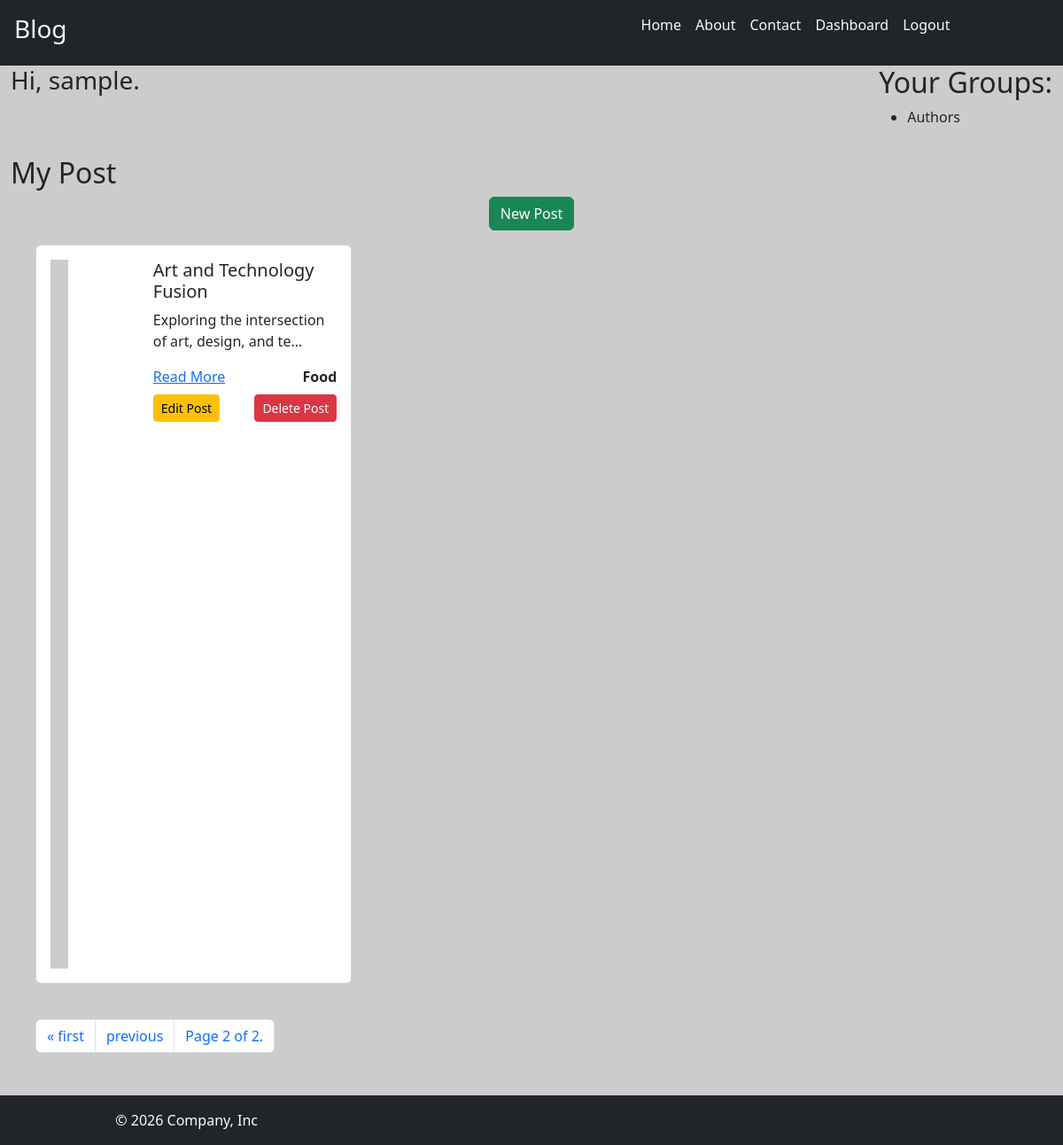
The app's page /dashboard/?page=2 (signed in) with its own data.
### blog/models.py (models this page shows, shortened)
class Post(models.Model):
    title = models.CharField(max_length = 100)
    content = models.TextField()
    img_url = models.ImageField(null = True, upload_to = "posts/images")
    created_at = models.DateTimeField(auto_now_add = True)
    slug = models.SlugField(unique = True)
    category = models.ForeignKey(Categorys, on_delete=models.CASCADE)
    user = models.ForeignKey(User, on_delete=models.CASCADE, null = True)
    is_published = models.BooleanField(default = False)
    @property
    def formatted_img_url(self) :
        url = self.img_url if self.img_url.__str__().startswith(('http://', 'https://')) else self.img_url.url
        return url

class Categorys(models.Model):
    name = models.CharField(max_length = 100)

### blog/views.py (the view)
# urls.py: path('dashboard/', views.dashboard_views, name = 'dashboard'),
def dashboard_views(request):
    blog_title = 'My Post'
    all_posts = Post.objects.filter(user = request.user)
    paginator = Paginator(all_posts, 5) # Show 5 posts per page
    page_no = request.GET.get('page')
    page_obj = paginator.get_page(page_no)
    return render(request, 'dashboard.html', {'blog_title' : blog_title, 'page_objs' : page_obj})

### blog/templates/dashboard.html (shortened to what this page needs)
{% extends 'base.html' %}
{% block content %}
    <div class="container-fluid ">
        <div class="row">
          <div class="col-6">
              <h3> Hi, {{ user.username }}.</h3>
          </div>
          <div class="col d-flex justify-content-end">
              <div>
                  <h2>Your Groups:</h2>
                  <ul>
                    {% for group in user.groups.all %}
                      <li>{{ group.name }}</li>
                    {% empty %}
                      <li>You are not a member of any groups.</li>
                    {% endfor %}
                  </ul>
              </div>
          </div>
        </div>
        <div class="row">
          <h2 class="mt-3">{{blog_title}}</h2>
          {% if perms.blog.add_post %}
          <div class="d-flex justify-content-center">
              <a href="{% url 'new_post' %}" class="btn btn-success">New Post</a>
          </div>
          {% endif %}
        </div>
        <div class="row m-3">
            {% if page_objs %}
                {% for post in page_objs %}
                    <div class="col-4 mb-4">
                        <div class="card">
                            <div class="card-body">
                                <div class="row">
                                    <div class="col-md-4">
                                        <img style="height:300; width:300" src="{{post.formatted_img_url}}" class="img-fluid" alt="...">
                                    </div>
                                    <div class="col-md-8">
                                        <h5 class="card-title">{{post.title}}</h5>
                                        <p class="card-text">{{post.content | truncatechars:50}}</p>
                                        <div class="d-flex justify-content-between">
                                            <a href="{% url 'details' slug=post.slug %}">Read More</a>
                                            <a class="text-decoration-none text-dark fw-bold" href="#">{{post.category.name}}</a>
                                        </div>
                                        <div class="d-flex justify-content-between mt-2">
                                            {% if perms.blog.change_post %}
                                            <a class="btn btn-warning btn-sm" href="{% url 'edit_post' post_id=post.id %}">Edit Post</a>
                                            {% endif %}
                                            {% if perms.blog.delete_post %}
                                            <button class="btn btn-danger btn-sm" onclick="confirmBeforeDelete(`{% url 'delete_post' post_id=post.id %}`)">Delete Post</button>
                                            {% endif %}
                                        </div>
                                    </div>
                                </div>
                            </div>
                        </div>
                    </div>
                {% endfor %}
                {% if page_objs.has_other_pages %}
                    <div class="col-12 my-3">
                        <nav aria-label="Page navigation">
                                <ul class="pagination">
                        {% if page_objs.has_previous %}
                                    <li class="page-item">
                                        <a class="page-link" href="?page=1" aria-label="First">
                                            <span aria-hidden="true">&laquo; first</span>
                                        </a>
                                    </li>
                                    <li class="page-item">
                                        <a class="page-link" href="?page={{ page_objs.previous_page_number }}" aria-label="Previous">
                                            <span aria-hidden="true">previous</span>
                                        </a>
                                    </li>
                        {% endif %}
                                <li class="page-item"><span class="page-link">Page {{ page_objs.number }} of {{ page_objs.paginator.num_pages }}.</span></li>
                    </div>
                {% endif %}
            {% else %}
                <h3>No posts available.</h3>
            {% endif %}
        </div>
    </div>
{% endblock %}

### blog/static/blog/style.css (style rules this page uses)
body { background-color: #cccccc; }

### records on screen
Post: title "Art and Technology Fusion", content "Exploring the intersection of art, design, and te…", category.name "Food"

### other values on screen
{{ user.username }} "sample"
{{ group.name }} "Authors"
{{ blog_title }} "My Post"
{{ page_objs.number }} "2"
{{ page_objs.paginator.num_pages }} "2"
